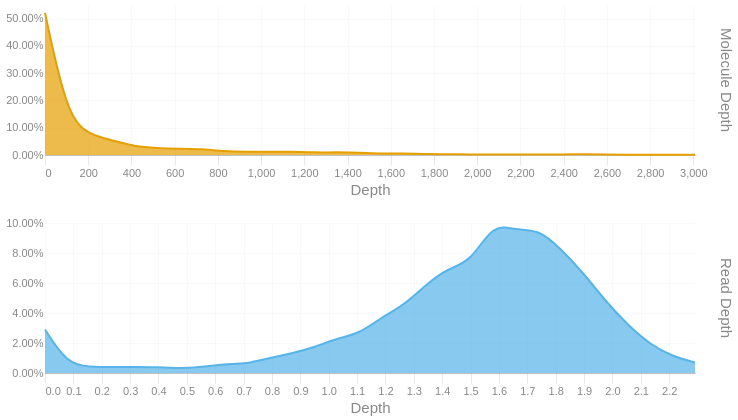

This figure's notebook cell:
### Code cell
readdep = depth_hist(tb['Read Depth'], q99, 3)
readdep = readdep.with_columns(pl.lit('Read Depth').alias('Metric'))
if not SKIPLR:
    moldep = depth_hist(tb['Molecule Depth'], mol_q99, 1)
    moldep = moldep.with_columns(pl.lit('Molecule Depth').alias('Metric'))
    _hist = pl.concat([readdep, moldep])
    _hist = _hist.filter(pl.col('Proportion') != 0)
    with SafeRender(_hist):
        (
            alt.Chart(_hist)        
            .mark_area(interpolate = "basis")
            .encode(
                x=alt.X('Bin:Q').scale(domainMin=0).axis(alt.Axis(title='Depth')),
                y = alt.Y('Proportion:Q', title = None).axis(format = '.2%'),
                color = alt.Color('Metric:N').legend(None),
                row = alt.Row("Metric:N").header(title = None, labelOrient = 'right'),
                tooltip = [
                    alt.Tooltip("Metric:N", title = "Metric"),
                    alt.Tooltip('Interval:N', title = "Depth Interval"),
                    alt.Tooltip('Proportion:Q', title = "% Alignments").format('.2%')
                ]
            )
            .resolve_scale(x='independent', y='independent')
            .properties(
                height = 150, width = 650,
                usermeta={'embedOptions': {'downloadFileName': f'{samplename}.depth.hist'}}
            )
        ).display()
else:
    readdep = readdep.filter(pl.col('Proportion') != 0)
    with SafeRender(readdep):
        (
            alt.Chart(readdep)        
            .mark_area(interpolate = "basis")
            .encode(
                x=alt.X('Bin:Q').scale(domainMin=0).axis(alt.Axis(title='Depth')),
                y = alt.Y('Proportion:Q', title = None).axis(format = '.2%'),
                tooltip = [
                    alt.Tooltip('Interval:N', title = "Depth Interval"),
                    alt.Tooltip('Proportion:Q', title = "% Alignments").format('.2%')
                ]
            )
            .properties(
                usermeta={'embedOptions': {'downloadFileName': f'{samplename}.depth.hist'}}
            )
        ).display()

### Figure 1 — Vega-Lite specification as saved in the notebook (floating-point values rounded to 4 significant figures)
{"width": 650, "height": 150, "config": {"title": {"anchor": "start", "dy": -15, "fontSize": 18, "color": "#888888", "subtitleColor": "#888888", "subtitleFontSize": 14}, "arc": {"fill": "#0072B2"}, "axis": {"domainColor": "#888888", "domainWidth": 0.5, "gridWidth": 0.2, "grid": false, "titleFontWeight": 400, "titleFontSize": 15, "labelFontSize": 11, "labelColor": "#888888", "tickColor": "#888888", "tickWidth": 0.2, "titleColor": "#888888"}, "axisBand": {"grid": false}, "axisX": {"grid": true, "tickSize": 10, "domainCap": "round"}, "axisY": {"domain": false, "grid": true, "tickSize": 0, "domainCap": "round"}, "background": "transparent", "header": {"labelFontSize": 15, "labelColor": "#888888", "titleFontSize": 15, "titleFontWeight": 600, "titleColor": "#888888"}, "legend": {"labelFont": "sans-serif", "labelFontSize": 12, "labelColor": "#888888", "symbolSize": 100, "symbolType": "circle", "titleFontSize": 12, "titlePadding": 10, "titleColor": "#888888", "title": null}, "range": {"category": ["#E69F00", "#56B4E9", "#009E73", "#F0E442", "#0072B2", "#D55E00", "#CC79A7", "#000000"], "diverging": ["#cfe8f3", "#a2d4ec", "#73bfe2", "#46abdb", "#1696d2", "#12719e"]}, "area": {"fill": "#0072B2", "fillOpacity": 0.7, "line": true, "strokeOpacity": 0.7}, "line": {"color": "#0072B2", "stroke": "#0072B2", "strokeWidth": 2}, "trail": {"color": "#0072B2", "stroke": "#0072B2", "strokeWidth": 0, "size": 1}, "point": {"filled": true, "fillOpacity": 1.0, "size": 95}, "text": {"color": "#888888", "fontSize": 11, "align": "right", "fontWeight": 400, "size": 11}, "bar": {"fill": "#0072B2", "stroke": null}, "view": {"stroke": null, "continuousWidth": 660, "continuousHeight": 400}}, "data": {"name": "data-98394575d76000619f27f527a48ce215"}, "mark": {"type": "area", "interpolate": "basis"}, "encoding": {"color": {"field": "Metric", "legend": null, "type": "nominal"}, "row": {"field": "Metric", "header": {"title": null, "labelOrient": "right"}, "type": "nominal"}, "tooltip": [{"field": "Metric", "title": "Metric", "type": "nominal"}, {"field": "Interval", "title": "Depth Interval", "type": "nominal"}, {"field": "Proportion", "format": ".2%", "title": "% Alignments", "type": "quantitative"}], "x": {"axis": {"title": "Depth"}, "field": "Bin", "scale": {"domainMin": 0}, "type": "quantitative"}, "y": {"axis": {"format": ".2%"}, "field": "Proportion", "title": null, "type": "quantitative"}}, "resolve": {"scale": {"x": "independent", "y": "independent"}}, "usermeta": {"embedOptions": {"downloadFileName": "S1_Tusket_004.depth.hist"}}, "$schema": "https://vega.github.io/schema/vega-lite/v6.1.0.json", "datasets": {"data-98394575d76000619f27f527a48ce215": [{"Bin": 0.0, "Interval": "0.0-0.079", "Proportion": 0.029, "Metric": "Read Depth"}, {"Bin": 0.079, "Interval": "0.079-0.158", "Proportion": 0.006, "Metric": "Read Depth"}, {"Bin": 0.158, "Interval": "0.158-0.237", "Proportion": 0.004, "Metric": "Read Depth"}, {"Bin": 0.237, "Interval": "0.237-0.316", "Proportion": 0.004, "Metric": "Read Depth"}, {"Bin": 0.316, "Interval": "0.316-0.395", "Proportion": 0.004, "Metric": "Read Depth"}, {"Bin": 0.395, "Interval": "0.395-0.474", "Proportion": 0.004, "Metric": "Read Depth"}, {"Bin": 0.474, "Interval": "0.474-0.553", "Proportion": 0.003, "Metric": "Read Depth"}, {"Bin": 0.553, "Interval": "0.553-0.632", "Proportion": 0.004, "Metric": "Read Depth"}, {"Bin": 0.632, "Interval": "0.632-0.711", "Proportion": 0.006, "Metric": "Read Depth"}, {"Bin": 0.711, "Interval": "0.711-0.79", "Proportion": 0.006, "Metric": "Read Depth"}, {"Bin": 0.79, "Interval": "0.79-0.869", "Proportion": 0.01, "Metric": "Read Depth"}, {"Bin": 0.869, "Interval": "0.869-0.948", "Proportion": 0.013, "Metric": "Read Depth"}, {"Bin": 0.948, "Interval": "0.948-1.027", "Proportion": 0.017, "Metric": "Read Depth"}, {"Bin": 1.027, "Interval": "1.027-1.106", "Proportion": 0.023, "Metric": "Read Depth"}, {"Bin": 1.106, "Interval": "1.106-1.185", "Proportion": 0.026, "Metric": "Read Depth"}, {"Bin": 1.185, "Interval": "1.185-1.264", "Proportion": 0.037, "Metric": "Read Depth"}, {"Bin": 1.264, "Interval": "1.264-1.343", "Proportion": 0.045, "Metric": "Read Depth"}, {"Bin": 1.343, "Interval": "1.343-1.422", "Proportion": 0.059, "Metric": "Read Depth"}, {"Bin": 1.422, "Interval": "1.422-1.501", "Proportion": 0.07, "Metric": "Read Depth"}, {"Bin": 1.501, "Interval": "1.501-1.58", "Proportion": 0.074, "Metric": "Read Depth"}, {"Bin": 1.58, "Interval": "1.58-1.659", "Proportion": 0.1, "Metric": "Read Depth"}, {"Bin": 1.659, "Interval": "1.659-1.738", "Proportion": 0.095, "Metric": "Read Depth"}, {"Bin": 1.738, "Interval": "1.738-1.817", "Proportion": 0.096, "Metric": "Read Depth"}, {"Bin": 1.817, "Interval": "1.817-1.896", "Proportion": 0.083, "Metric": "Read Depth"}, {"Bin": 1.896, "Interval": "1.896-1.975", "Proportion": 0.067, "Metric": "Read Depth"}, {"Bin": 1.975, "Interval": "1.975-2.054", "Proportion": 0.048, "Metric": "Read Depth"}, {"Bin": 2.054, "Interval": "2.054-2.133", "Proportion": 0.032, "Metric": "Read Depth"}, {"Bin": 2.133, "Interval": "2.133-2.212", "Proportion": 0.019, "Metric": "Read Depth"}, {"Bin": 2.212, "Interval": "2.212-2.291", "Proportion": 0.011, "Metric": "Read Depth"}, {"Bin": 2.291, "Interval": "2.291-2.37", "Proportion": 0.007, "Metric": "Read Depth"}, {"Bin": 0.0, "Interval": "0.0-103.7", "Proportion": 0.521, "Metric": "Molecule Depth"}, {"Bin": 103.7, "Interval": "103.7-207.4", "Proportion": 0.138, "Metric": "Molecule Depth"}, {"Bin": 207.4, "Interval": "207.4-311.1", "Proportion": 0.074, "Metric": "Molecule Depth"}, {"Bin": 311.1, "Interval": "311.1-414.9", "Proportion": 0.054, "Metric": "Molecule Depth"}, {"Bin": 414.9, "Interval": "414.9-518.6", "Proportion": 0.031, "Metric": "Molecule Depth"}, {"Bin": 518.6, "Interval": "518.6-622.3", "Proportion": 0.025, "Metric": "Molecule Depth"}, {"Bin": 622.3, "Interval": "622.3-726.0", "Proportion": 0.023, "Metric": "Molecule Depth"}, {"Bin": 726.0, "Interval": "726.0-829.7", "Proportion": 0.022, "Metric": "Molecule Depth"}, {"Bin": 829.7, "Interval": "829.7-933.4", "Proportion": 0.013, "Metric": "Molecule Depth"}, {"Bin": 933.4, "Interval": "933.4-1037.1", "Proportion": 0.012, "Metric": "Molecule Depth"}, {"Bin": 1037.0, "Interval": "1037.1-1140.9", "Proportion": 0.012, "Metric": "Molecule Depth"}, {"Bin": 1141.0, "Interval": "1140.9-1244.6", "Proportion": 0.012, "Metric": "Molecule Depth"}, {"Bin": 1245.0, "Interval": "1244.6-1348.3", "Proportion": 0.009, "Metric": "Molecule Depth"}, {"Bin": 1348.0, "Interval": "1348.3-1452.0", "Proportion": 0.01, "Metric": "Molecule Depth"}, {"Bin": 1452.0, "Interval": "1452.0-1555.7", "Proportion": 0.009, "Metric": "Molecule Depth"}, {"Bin": 1556.0, "Interval": "1555.7-1659.4", "Proportion": 0.005, "Metric": "Molecule Depth"}, {"Bin": 1659.0, "Interval": "1659.4-1763.2", "Proportion": 0.006, "Metric": "Molecule Depth"}, {"Bin": 1763.0, "Interval": "1763.2-1866.9", "Proportion": 0.003, "Metric": "Molecule Depth"}, {"Bin": 1867.0, "Interval": "1866.9-1970.6", "Proportion": 0.003, "Metric": "Molecule Depth"}, {"Bin": 1971.0, "Interval": "1970.6-2074.3", "Proportion": 0.002, "Metric": "Molecule Depth"}, {"Bin": 2074.0, "Interval": "2074.3-2178.0", "Proportion": 0.002, "Metric": "Molecule Depth"}, {"Bin": 2178.0, "Interval": "2178.0-2281.7", "Proportion": 0.002, "Metric": "Molecule Depth"}, {"Bin": 2282.0, "Interval": "2281.7-2385.4", "Proportion": 0.002, "Metric": "Molecule Depth"}, {"Bin": 2385.0, "Interval": "2385.4-2489.2", "Proportion": 0.002, "Metric": "Molecule Depth"}, {"Bin": 2489.0, "Interval": "2489.2-2592.9", "Proportion": 0.003, "Metric": "Molecule Depth"}, {"Bin": 2593.0, "Interval": "2592.9-2696.6", "Proportion": 0.002, "Metric": "Molecule Depth"}, {"Bin": 2697.0, "Interval": "2696.6-2800.3", "Proportion": 0.001, "Metric": "Molecule Depth"}, {"Bin": 2800.0, "Interval": "2800.3-2904.0", "Proportion": 0.001, "Metric": "Molecule Depth"}, {"Bin": 2904.0, "Interval": "2904.0-3007.7", "Proportion": 0.001, "Metric": "Molecule Depth"}, {"Bin": 3008.0, "Interval": "3007.7-3111.45", "Proportion": 0.001, "Metric": "Molecule Depth"}]}}
